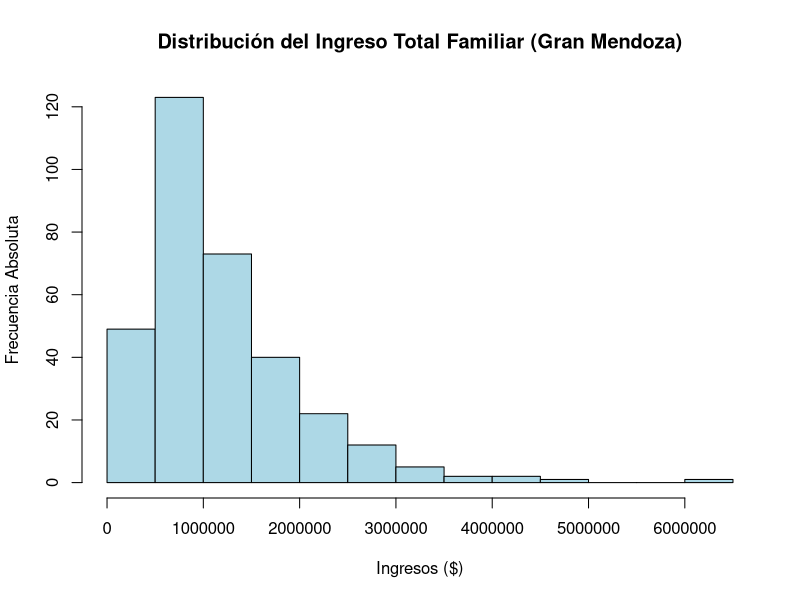
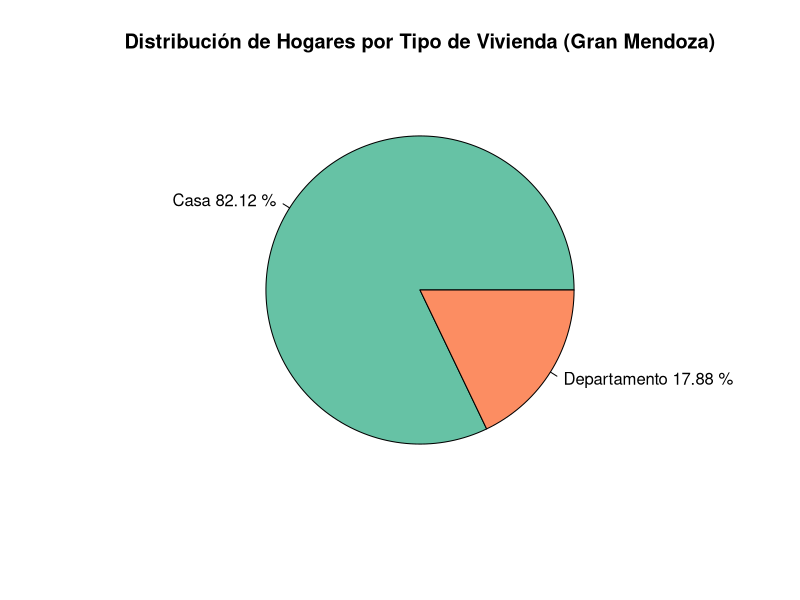

Reproduce these figures in R, in order.
# 1. IMPORTACION DE DATOS
library(readxl)
datos <- read_excel("TAI-aglomerado10.xlsx")
options(scipen = 999) 

# -------------------------------------------------------------
# PARTE 1: TABLAS DE FRECUENCIAS (Entregado en Semana 3)
# -------------------------------------------------------------

# 2. VARIABLE IV1 (TIPO DE VIVIENDA) - CUALITATIVA NOMINAL

# Filtramos posibles valores nulos
IV1_limpio <- na.omit(datos$IV1)

# Calculo de frecuencias
fi_IV1 <- table(IV1_limpio)
hi_IV1 <- round(prop.table(fi_IV1), 4)

# Armado de la tabla
tabla_IV1 <- cbind(
  Frec_Absoluta = fi_IV1,
  Frec_Relativa = hi_IV1
)

print("Tabla de Frecuencias - IV1 (Tipo de Vivienda)")
print(tabla_IV1)

# 3. VARIABLE ITF (INGRESO TOTAL FAMILIAR) - CUANTITATIVA CONTINUA

# Filtramos hogares con ingresos validos (mayores o iguales a 0) y sin NA
ITF_limpio <- datos$ITF[datos$ITF >= 0 & !is.na(datos$ITF)]

# Calculo de cantidad optima de intervalos (Regla de Sturges manual)
n <- length(ITF_limpio)
k <- round(1 + 3.322 * log10(n))
print(paste("Cantidad de intervalos (k) calculados:", k))

# Agrupamiento en intervalos
intervalos_ITF <- cut(ITF_limpio, breaks = k, right = FALSE, include.lowest = TRUE, dig.lab = 10)

# Calculo de frecuencias para la tabla agrupada
fi_ITF <- table(intervalos_ITF)
hi_ITF <- round(prop.table(fi_ITF), 4)
Fi_ITF <- cumsum(fi_ITF)
Hi_ITF <- cumsum(hi_ITF)

# Armado de la tabla final
tabla_ITF <- cbind(
  Frec_Absoluta = fi_ITF, 
  Frec_Relativa = hi_ITF, 
  Frec_Abs_Acum = Fi_ITF, 
  Frec_Rel_Acum = Hi_ITF
)

print("Tabla de Frecuencias Agrupadas - ITF")
print(tabla_ITF)

# -------------------------------------------------------------
# PARTE 2: MEDIDAS Y GRÁFICOS (Entrega Semana 5)
# -------------------------------------------------------------

# --- Consigna 3: Medidas Descriptivas ---

# Cálculos para ITF (Variable Cuantitativa Continua)
media_ITF <- round(mean(ITF_limpio), 4)
mediana_ITF <- round(median(ITF_limpio), 4)
cuartiles_ITF <- round(quantile(ITF_limpio, probs = c(0.25, 0.5, 0.75)), 4)

rango_ITF <- max(ITF_limpio) - min(ITF_limpio)
varianza_ITF <- round(var(ITF_limpio), 4)
desvio_ITF <- round(sd(ITF_limpio), 4)
cv_ITF <- round((desvio_ITF / media_ITF) * 100, 4)

print("--- Medidas Descriptivas ITF ---")
cat("Media:", media_ITF, "\n")
cat("Mediana:", mediana_ITF, "\n")
cat("Cuartiles (Q1, Q2, Q3):", cuartiles_ITF, "\n")
cat("Rango:", rango_ITF, "\n")
cat("Varianza:", varianza_ITF, "\n")
cat("Desvío Estándar:", desvio_ITF, "\n")
cat("Coeficiente de Variación (%):", cv_ITF, "\n\n")

# Cálculo para IV1 (Solo Moda por ser cualitativa)
# Buscamos cuál es el valor que más se repite en la tablita que armamos antes
moda_IV1 <- names(which.max(fi_IV1))

print("--- Medidas Descriptivas IV1 ---")
cat("Moda IV1:", moda_IV1, "(Corresponde a la categoría 'Casa')\n\n")

# --- Consigna 4: Gráficos ---

# 4.1 Histograma ITF (usando frecuencias absolutas)
hist(ITF_limpio, 
     breaks = k, 
     main = "Distribución del Ingreso Total Familiar (Gran Mendoza)", 
     xlab = "Ingresos ($)", 
     ylab = "Frecuencia Absoluta", 
     col = "lightblue", 
     border = "black")

# 4.2 Gráfico Circular IV1
etiquetas_IV1 <- c("Casa", "Departamento")
porcentajes_IV1 <- round(hi_IV1 * 100, 2)
etiquetas_pie <- paste(etiquetas_IV1, porcentajes_IV1, "%")

pie(fi_IV1, 
    labels = etiquetas_pie, 
    main = "Distribución de Hogares por Tipo de Vivienda (Gran Mendoza)", 
    col = c("#66c2a5", "#fc8d62"))
